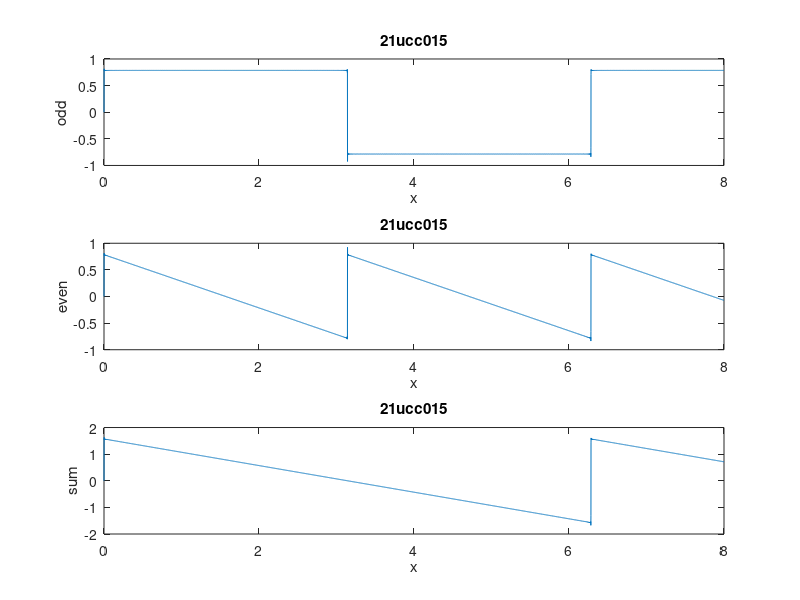

The MATLAB script that drew this image:
t=0:0.001:8;
len=length(t);
odd=0;
for i=1:2:len
    odd=odd+(sin(i*t)/i);
end
even=0;
for i=2:2:len
    even=even+(sin(i*t)/i);
end
sum=odd+even;
subplot(311);
plot(t,odd);
xlabel("x");
ylabel("odd");
title("21ucc015");
subplot(312);
plot(t,even);
xlabel("x");
ylabel("even");
title("21ucc015");
subplot(313);
plot(t,sum);
xlabel("x");
ylabel("sum");
title("21ucc015");